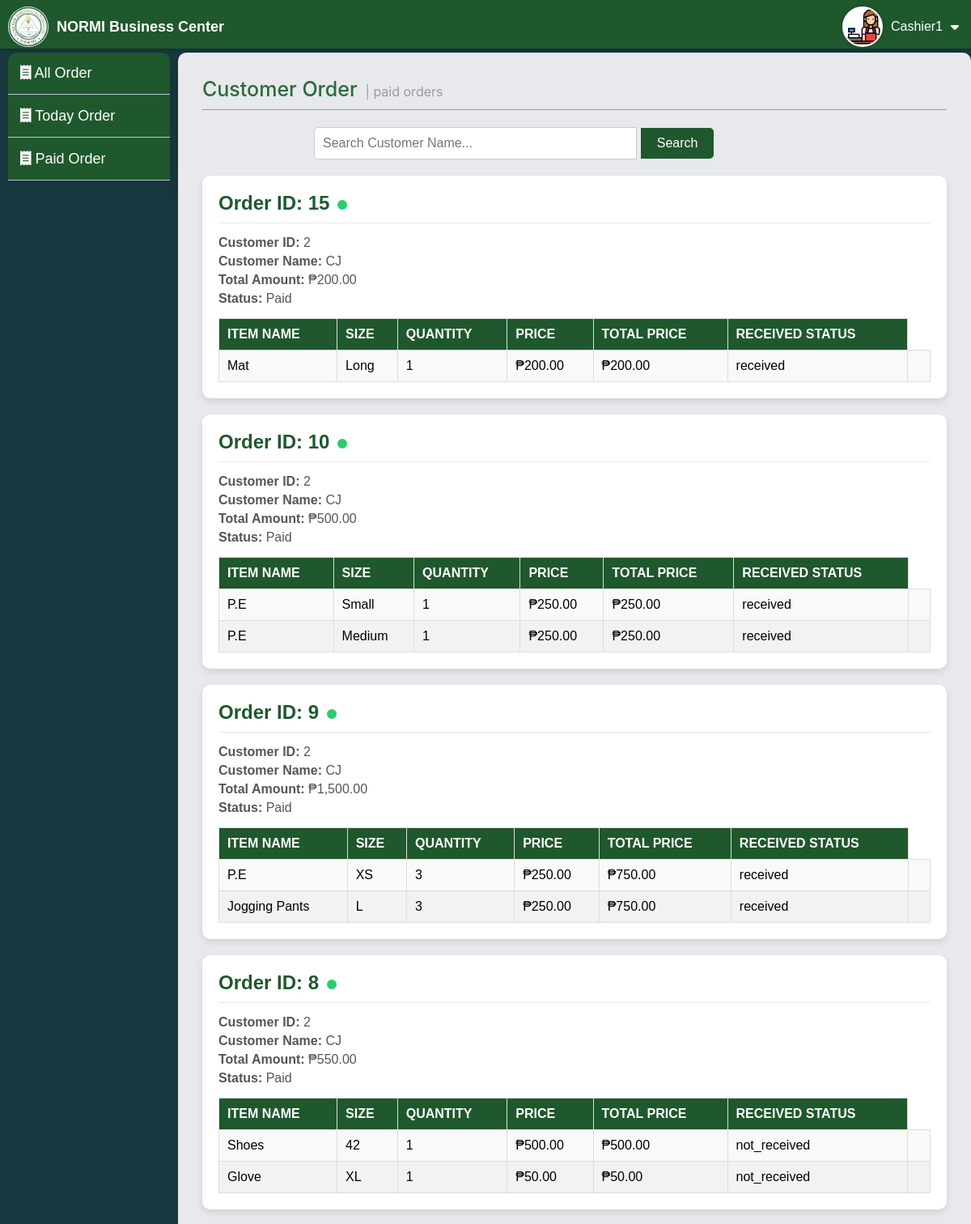
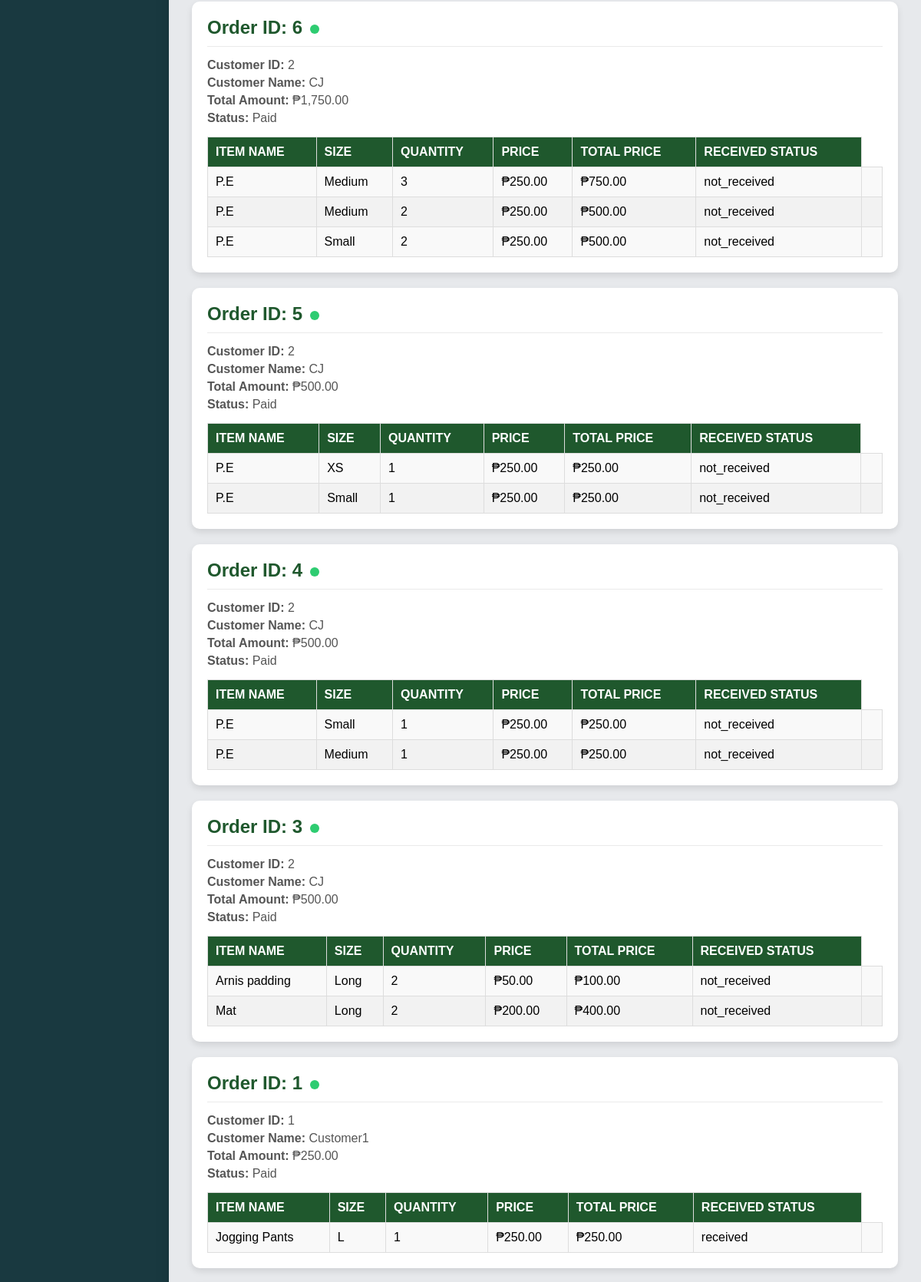
Screenshot of /cashier/paid_orders.php (signed in, upper part) with the database file from the repository (2 pictures, top to bottom).
### tables this page shows
CREATE TABLE `cashier` (
  `id` int(11) NOT NULL,
  `username` varchar(50) NOT NULL,
  `password` varchar(100) NOT NULL,
  `cashier_name` varchar(255) NOT NULL
);

CREATE TABLE `customer_orders` (
  `id` int(11) NOT NULL,
  `customer_id` int(11) NOT NULL,
  `customer_name` varchar(255) NOT NULL,
  `total_amount` decimal(10,2) NOT NULL,
  `order_date` timestamp NOT NULL DEFAULT current_timestamp(),
  `created_at` timestamp NOT NULL DEFAULT current_timestamp(),
  `status` enum('paid','unpaid') DEFAULT 'unpaid'
);

CREATE TABLE `order_items` (
  `id` int(11) NOT NULL,
  `order_id` int(11) NOT NULL,
  `item_name` varchar(255) NOT NULL,
  `size` varchar(50) DEFAULT NULL,
  `quantity` int(11) NOT NULL,
  `price` decimal(10,2) NOT NULL,
  `received_status` enum('received','not_received') DEFAULT 'not_received'
);

### cashier/paid_orders.php (the view, shortened to what this page needs)
<?php
include '../db.php';
$searchKeyword = isset($_GET['search']) ? trim($_GET['search']) : '';
try {
    $pdo = new PDO("mysql:host=$host;dbname=$dbname", $username, $password);
    $pdo->setAttribute(PDO::ATTR_ERRMODE, PDO::ERRMODE_EXCEPTION);
    $query = "SELECT * FROM customer_orders WHERE status = 'paid'";
    $query .= " ORDER BY created_at DESC";
    $stmt = $pdo->prepare($query);
    if ($searchKeyword !== '') {
        $stmt->execute(["%$searchKeyword%"]);
    } else {
        $stmt->execute();
    }
    $orders = $stmt->fetchAll(PDO::FETCH_ASSOC);
    $orderDetails = [];
    foreach ($orders as $order) {
        $orderId = $order['id'];
        $stmt = $pdo->prepare("SELECT * FROM order_items WHERE order_id = ?");
        $stmt->execute([$orderId]);
        $orderItems = $stmt->fetchAll(PDO::FETCH_ASSOC);
        $orderDetails[$orderId] = $orderItems;
    }
} catch (PDOException $e) {
    die("Error fetching orders: " . $e->getMessage());
}
?>
<!DOCTYPE html>
<html lang="en">
<head>
    <link rel="stylesheet" href="css/customer_orders_list.css">
</head>
<body>
<?php include_once('navbar.php'); ?>
<?php include_once('sidebar.php'); ?>
<div class="container">
        <div class="toplabel">
            <h1>Customer Order</h1>
            <p>| paid orders</p>
        </div>
        <hr>
    <div class="search-bar">
        <form method="GET" action="" class="search-bar-box">
            <input type="text" name="search" class="search-input" placeholder="Search Customer Name..." value="<?php echo htmlspecialchars($searchKeyword); ?>">
            <button type="submit" class="search-button">Search</button>
        </form>
    </div>
    <?php if (empty($orders)): ?>
        <p style="text-align: center; color: #555;">No paid customer orders available.</p>
    <?php else: ?>
        <?php foreach ($orders as $order): ?>
            <div class="order-card">
                    <div class="order-header">
                        <h3>Order ID: <?php echo htmlspecialchars($order['id']); ?><span class="status-circle <?php echo $order['status']; ?>"></span></h3>
                    </div>
                    <div class="order-details">
                        <p><strong>Customer ID:</strong> <?php echo htmlspecialchars($order['customer_id']); ?></p>
                        <p><strong>Customer Name:</strong> <?php echo htmlspecialchars($order['customer_name']); ?></p>
                        <p><strong>Total Amount:</strong> ₱<?php echo htmlspecialchars(number_format($order['total_amount'], 2)); ?></p>
                        <p><strong>Status:</strong>
                            <?php echo htmlspecialchars(ucfirst($order['status'])); ?>
                        </p>
                    </div>
                <div class="table-container">
                    <table>
                        <thead>
                            <tr>
                                <th>Item Name</th>
                                <th>Size</th>
                                <th>Quantity</th>
                                <th>Price</th>
                                <th>Total Price</th>
                                <th>Received Status</th>
                            </tr>
                        </thead>
                        <tbody>
                            <?php foreach ($orderDetails[$order['id']] as $item): ?>
                                <tr>
                                    <td><?php echo htmlspecialchars($item['item_name']); ?></td>
                                    <td><?php echo htmlspecialchars($item['size']); ?></td>
                                    <td><?php echo htmlspecialchars($item['quantity']); ?></td>
                                    <td>₱<?php echo htmlspecialchars(number_format($item['price'], 2)); ?></td>
                                    <td>₱<?php echo htmlspecialchars(number_format($item['quantity'] * $item['price'], 2)); ?></td>
                                    <td><?php echo htmlspecialchars($item['received_status']); ?></td>
                                    <td>
                                    </td>
                                </tr>
                            <?php endforeach; ?>
                        </tbody>
                    </table>
                </div>
            </div>
        <?php endforeach; ?>
    <?php endif; ?>
</div>
</body>
</html>

### cashier/navbar.php (shortened to what this page needs)
<?php
include_once '../db.php';
try {
    $pdo = new PDO("mysql:host=$host;dbname=$dbname", $username, $password);
    $pdo->setAttribute(PDO::ATTR_ERRMODE, PDO::ERRMODE_EXCEPTION);
} catch (PDOException $e) {
    error_log("Database connection error: " . $e->getMessage());
    die("Could not connect to the database. Please try again later.");
}
if (isset($_SESSION['all_username'])) {
    $stmt = $pdo->prepare("SELECT username, cashier_name FROM cashier WHERE username = :username");
    $stmt->bindParam(':username', $_SESSION['all_username'], PDO::PARAM_STR);
    $stmt->execute();
    $user = $stmt->fetch(PDO::FETCH_ASSOC);
    if ($user) {
        $username = $user['cashier_name'];
    }
}
?>
<!DOCTYPE html>
<html lang="en">
<head>
    <link rel="stylesheet" href="https://cdnjs.cloudflare.com/ajax/libs/font-awesome/6.6.0/css/all.min.css">
    <link rel="stylesheet" href="css/navbar.css">
</head>
<body>
    <nav class="navbar">
        <div class="logo">
            <img src="../img/logohome.png" alt="Logo">
            <h1>NORMI Business Center</h1>
        </div>
        <div class="username">
            <div class="user">
                <div class="userpic">
                <img src="../img/cashier.png" alt="User Picture">
                </div>
                <p aria-label="Logged-in Username"><?php echo htmlspecialchars($username); ?></p>
                <i class="fa-solid fa-caret-down" style="color: #fff"></i>
            </div>
        </div>
    </nav>
</body>
</html>

### cashier/css/customer_orders_list.css (style rules this page uses)
* { box-sizing: border-box; margin: 0; padding: 0; }
body { font-family: Arial, sans-serif; background-color: #193940; }
.container { position: relative; margin-top: 65px; margin-left: 220px; background-color: #e7e9ec; border-radius: 10px; box-shadow: 0 4px 20px rgba(0, 0, 0, 0.1); display: flex; flex-direction: column; padding: 30px; height: auto; }
.toplabel { display: flex; gap: 10px; align-items: baseline; font-family: -apple-system, BlinkMacSystemFont, Segoe UI, Roboto, Helvetica Neue, Arial, sans-serif; }
.toplabel > h1 { font-size: 25px; font-weight: 500; color: #2d693c; margin-bottom: 10px; }
.toplabel > p { color: #9c9c9c; font-weight: 400; }
.container > hr { margin-bottom: 20px; }
.search-bar { display: flex; justify-content: center; margin-bottom: 20px; }
.search-bar-box { width: 70%; }
.search-input { width: 62%; padding: 10px; font-size: 1rem; border: 1px solid #ccc; border-radius: 5px 0 0 5px; outline: none; transition: border-color 0.3s ease; }
.search-button { padding: 10px 20px; font-size: 1rem; background-color: #1f582d; color: white; border: none; border-radius: 0 5px 5px 0; cursor: pointer; transition: background-color 0.3s ease; }
.order-card { background: white; border-radius: 10px; box-shadow: 0 4px 8px rgba(0, 0, 0, 0.1); margin-bottom: 20px; padding: 20px; transition: transform 0.3s ease, box-shadow 0.3s ease; }
.order-header { display: flex; justify-content: space-between; align-items: center; margin-bottom: 15px; border-bottom: 1px solid #eaeaea; padding-bottom: 10px; }
.order-header h3 { margin: 0; font-size: 1.5rem; color: #1f582d; }
.order-details p { margin: 5px 0; color: #555; }
.table-container { overflow-x: auto; }
table { width: 100%; border-collapse: collapse; margin-top: 10px; }
th, td { text-align: left; padding: 10px; border: 1px solid #ddd; }
th { background-color: #1f582d; color: white; font-weight: bold; text-transform: uppercase; }
td { background: #f9f9f9; }
tr:nth-child(even) td { background: #f2f2f2; }
.status-circle { display: inline-block; width: 12px; height: 12px; border-radius: 50%; margin-right: 8px; vertical-align: middle; margin-left: 10px; }
.status-circle.paid { background-color: #2ecc71; }

### cashier/css/navbar.css (style rules this page uses)
.navbar { position: fixed; top: 0; left: 0; width: 100%; height: 60px; z-index: 1000; display: flex; flex-wrap: wrap; align-items: center; justify-content: space-between; background-color: #1f582d; padding: 5px 10px; box-shadow: 0 2px 5px rgba(0, 0, 0, 0.2); }
.username { max-width: 300px; cursor: pointer; transition: 0.5ms; }
.user { padding: 3px 5px; display: flex; align-items: center; justify-content: left; max-width: 300px; }
.user p { color: #fff; margin: 0; padding: 0 10px; font-weight: 500; }
.userpic { width: 50px; height: 50px; border-radius: 50%; background-color: white; }
.logo { display: flex; align-items: center; color: #fff; gap: 10px; cursor: pointer; }
.logo > h1 { font-size: 18px; font-weight: bold; }
.logo > img { border-radius: 50%; height: 50px; background-color: #fff; }

### cashier/navbar.php (style rules this page uses)
.userpic { width: 50px; height: 50px; border-radius: 50%; background-color: white; overflow: hidden; display: flex; align-items: center; justify-content: center; border: 2px solid #fff; box-shadow: 0 0 5px rgba(0, 0, 0, 0.2); }
.userpic img { width: 100%; height: 100%; object-fit: cover; }

### rows the page displays
cashier: cashier_name "Cashier1"
customer_orders: id "15", customer "2", customer_name "CJ", total_amount "200.00", status "Paid"
order_items: item_name "Mat", size "Long", quantity "1", price "200.00", $item['quantity']*$item['price'] "200.00", received_status "received"
customer_orders: id "10", customer "2", customer_name "CJ", total_amount "500.00", status "Paid"
order_items: item_name "P.E", size "Small", quantity "1", price "250.00", $item['quantity']*$item['price'] "250.00", received_status "received"
order_items: item_name "P.E", size "Medium", quantity "1", price "250.00", $item['quantity']*$item['price'] "250.00", received_status "received"
customer_orders: id "9", customer "2", customer_name "CJ", total_amount "1,500.00", status "Paid"
order_items: item_name "P.E", size "XS", quantity "3", price "250.00", $item['quantity'] * $item['price'] "750.00", received_status "received"
order_items: item_name "Jogging Pants", size "L", quantity "3", price "250.00", $item['quantity'] * $item['price'] "750.00", received_status "received"
customer_orders: id "8", customer "2", customer_name "CJ", total_amount "550.00", status "Paid"
order_items: item_name "Shoes", size "42", quantity "1", price "500.00", $item['quantity']*$item['price'] "500.00", received_status "not_received"
order_items: item_name "Glove", size "XL", quantity "1", price "50.00", $item['quantity']*$item['price'] "50.00", received_status "not_received"
customer_orders: id "6", customer "2", customer_name "CJ", total_amount "1,750.00", status "Paid"
order_items: item_name "P.E", size "Medium", quantity "3", price "250.00", $item['quantity'] * $item['price'] "750.00", received_status "not_received"
order_items: item_name "P.E", size "Medium", quantity "2", price "250.00", $item['quantity'] * $item['price'] "500.00", received_status "not_received"
order_items: item_name "P.E", size "Small", quantity "2", price "250.00", $item['quantity'] * $item['price'] "500.00", received_status "not_received"
customer_orders: id "5", customer "2", customer_name "CJ", total_amount "500.00", status "Paid"
order_items: item_name "P.E", size "XS", quantity "1", price "250.00", $item['quantity']*$item['price'] "250.00", received_status "not_received"
order_items: item_name "P.E", size "Small", quantity "1", price "250.00", $item['quantity']*$item['price'] "250.00", received_status "not_received"
customer_orders: id "4", customer "2", customer_name "CJ", total_amount "500.00", status "Paid"
order_items: item_name "P.E", size "Small", quantity "1", price "250.00", $item['quantity']*$item['price'] "250.00", received_status "not_received"
order_items: item_name "P.E", size "Medium", quantity "1", price "250.00", $item['quantity']*$item['price'] "250.00", received_status "not_received"
customer_orders: id "3", customer "2", customer_name "CJ", total_amount "500.00", status "Paid"
order_items: item_name "Arnis padding", size "Long", quantity "2", price "50.00", $item['quantity'] * $item['price'] "100.00", received_status "not_received"
order_items: item_name "Mat", size "Long", quantity "2", price "200.00", $item['quantity'] * $item['price'] "400.00", received_status "not_received"
customer_orders: id "1", customer "1", customer_name "Customer1", total_amount "250.00", status "Paid"
order_items: item_name "Jogging Pants", size "L", quantity "1", price "250.00", $item['quantity']*$item['price'] "250.00", received_status "received"
